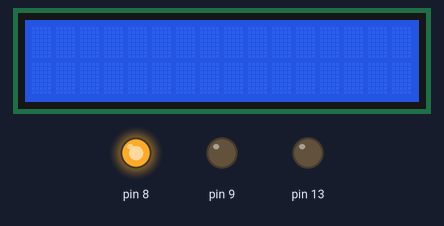
The sketch below on a simulated Arduino Uno, built with avr-gcc and run on an emulated ATmega328P. Shown: 16×2 character LCD, output pins drawn as LEDs (lit = HIGH).

Above: at 0.1 s.
At 1.1 s:
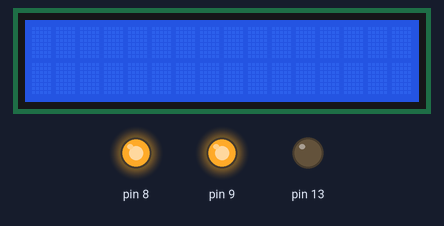
At 2.1 s:
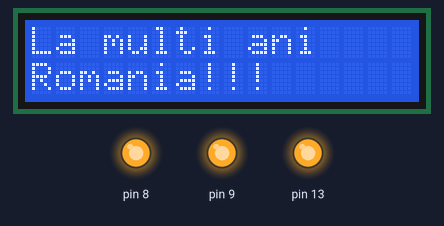
At 7.1 s:
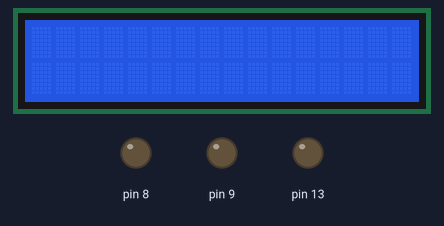
Timing chart, 0 to 130.0 s (numbered marks = the images above):
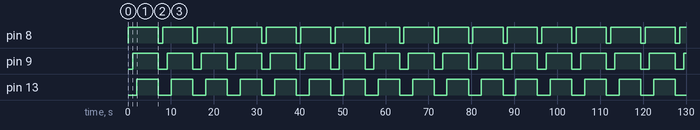

Measured:
- by itself, pin 8: alternates HIGH for 7.0 s and LOW for 1.0 s
- by itself, pin 9: alternates HIGH for 6.0 s and LOW for 2.0 s
- by itself, pin 13: alternates HIGH for 5.0 s and LOW for 3.0 s
- what the display in image 2 shows lasts 5.0 s, from 2.1 s to 7.1 s

The sketch:

LED_with_LCD_1_December.ino
```cpp
#include <Wire.h>
#include <LiquidCrystal_I2C.h>
LiquidCrystal_I2C lcd(0x27, 16, 2);
void setup() {
  lcd.init();
  lcd.backlight();
  pinMode(13,OUTPUT);
  pinMode(8,OUTPUT);
  pinMode(9,OUTPUT);
}

void loop() {
  lcd.clear();
  digitalWrite(8,HIGH);
  digitalWrite(9,LOW);
  digitalWrite(13,LOW);
  delay(1000);

  digitalWrite(8,HIGH);
  digitalWrite(9,HIGH);
  digitalWrite(13,LOW);
  delay(1000);

  digitalWrite(8,HIGH);
  digitalWrite(9,HIGH);
  digitalWrite(13,HIGH);
  lcd.setCursor(0, 0);
  lcd.print("La multi ani");
  lcd.setCursor(0, 1);
  lcd.print("Romania!!!");
  delay(5000);
  lcd.clear();

  digitalWrite(8,LOW);
  digitalWrite(9,LOW);
  digitalWrite(13,LOW);
  delay(1000);


}
```
